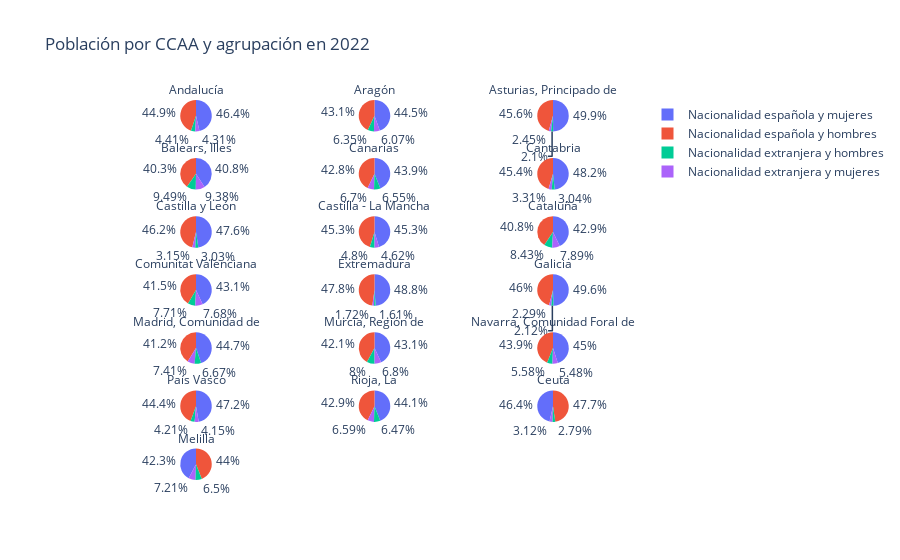

The code cell stored with this chart in its notebook:
### Code cell
spanish_population_per_ccaa_small_multiple_pies(n_cols = 3)

### Figure 1 — Plotly figure (JSON) as saved in the notebook; plotly's stock layout.template omitted (floating-point values rounded to 4 significant figures)
{"data": [{"domain": {"x": [0, 0.32], "y": [0.9171, 1]}, "hovertemplate": "Comunidades y Ciudades Autónomas=Andalucía<br>Agrupación=%{label}<br>Total=%{value}<extra></extra>", "labels": ["Nacionalidad española y hombres", "Nacionalidad española y mujeres", "Nacionalidad extranjera y hombres", "Nacionalidad extranjera y mujeres"], "legendgroup": "", "name": "", "showlegend": true, "type": "pie", "values": [3812505, 3946304, 375090, 366288]}, {"domain": {"x": [0.34, 0.66], "y": [0.9171, 1]}, "hovertemplate": "Comunidades y Ciudades Autónomas=Aragón<br>Agrupación=%{label}<br>Total=%{value}<extra></extra>", "labels": ["Nacionalidad española y hombres", "Nacionalidad española y mujeres", "Nacionalidad extranjera y hombres", "Nacionalidad extranjera y mujeres"], "legendgroup": "", "name": "", "showlegend": true, "type": "pie", "values": [571243, 590310, 84233, 80529]}, {"domain": {"x": [0.68, 1.0], "y": [0.9171, 1]}, "hovertemplate": "Comunidades y Ciudades Autónomas=Asturias, Principado de<br>Agrupación=%{label}<br>Total=%{value}<extra></extra>", "labels": ["Nacionalidad española y hombres", "Nacionalidad española y mujeres", "Nacionalidad extranjera y hombres", "Nacionalidad extranjera y mujeres"], "legendgroup": "", "name": "", "showlegend": true, "type": "pie", "values": [458084, 500972, 21050, 24580]}, {"domain": {"x": [0, 0.32], "y": [0.7643, 0.8471]}, "hovertemplate": "Comunidades y Ciudades Autónomas=Balears, Illes<br>Agrupación=%{label}<br>Total=%{value}<extra></extra>", "labels": ["Nacionalidad española y hombres", "Nacionalidad española y mujeres", "Nacionalidad extranjera y hombres", "Nacionalidad extranjera y mujeres"], "legendgroup": "", "name": "", "showlegend": true, "type": "pie", "values": [474021, 480621, 111675, 110342]}, {"domain": {"x": [0.34, 0.66], "y": [0.7643, 0.8471]}, "hovertemplate": "Comunidades y Ciudades Autónomas=Canarias<br>Agrupación=%{label}<br>Total=%{value}<extra></extra>", "labels": ["Nacionalidad española y hombres", "Nacionalidad española y mujeres", "Nacionalidad extranjera y hombres", "Nacionalidad extranjera y mujeres"], "legendgroup": "", "name": "", "showlegend": true, "type": "pie", "values": [932850, 956362, 142565, 145924]}, {"domain": {"x": [0.68, 1.0], "y": [0.7643, 0.8471]}, "hovertemplate": "Comunidades y Ciudades Autónomas=Cantabria<br>Agrupación=%{label}<br>Total=%{value}<extra></extra>", "labels": ["Nacionalidad española y hombres", "Nacionalidad española y mujeres", "Nacionalidad extranjera y hombres", "Nacionalidad extranjera y mujeres"], "legendgroup": "", "name": "", "showlegend": true, "type": "pie", "values": [265907, 282292, 17811, 19392]}, {"domain": {"x": [0, 0.32], "y": [0.6114, 0.6943]}, "hovertemplate": "Comunidades y Ciudades Autónomas=Castilla y León<br>Agrupación=%{label}<br>Total=%{value}<extra></extra>", "labels": ["Nacionalidad española y hombres", "Nacionalidad española y mujeres", "Nacionalidad extranjera y hombres", "Nacionalidad extranjera y mujeres"], "legendgroup": "", "name": "", "showlegend": true, "type": "pie", "values": [1095881, 1130104, 72002, 74653]}, {"domain": {"x": [0.34, 0.66], "y": [0.6114, 0.6943]}, "hovertemplate": "Comunidades y Ciudades Autónomas=Castilla - La Mancha<br>Agrupación=%{label}<br>Total=%{value}<extra></extra>", "labels": ["Nacionalidad española y hombres", "Nacionalidad española y mujeres", "Nacionalidad extranjera y hombres", "Nacionalidad extranjera y mujeres"], "legendgroup": "", "name": "", "showlegend": true, "type": "pie", "values": [929397, 930456, 98606, 94869]}, {"domain": {"x": [0.68, 1.0], "y": [0.6114, 0.6943]}, "hovertemplate": "Comunidades y Ciudades Autónomas=Cataluña<br>Agrupación=%{label}<br>Total=%{value}<extra></extra>", "labels": ["Nacionalidad española y hombres", "Nacionalidad española y mujeres", "Nacionalidad extranjera y hombres", "Nacionalidad extranjera y mujeres"], "legendgroup": "", "name": "", "showlegend": true, "type": "pie", "values": [3176747, 3344054, 657039, 614771]}, {"domain": {"x": [0, 0.32], "y": [0.4586, 0.5414]}, "hovertemplate": "Comunidades y Ciudades Autónomas=Comunitat Valenciana<br>Agrupación=%{label}<br>Total=%{value}<extra></extra>", "labels": ["Nacionalidad española y hombres", "Nacionalidad española y mujeres", "Nacionalidad extranjera y hombres", "Nacionalidad extranjera y mujeres"], "legendgroup": "", "name": "", "showlegend": true, "type": "pie", "values": [2117021, 2196477, 392940, 391529]}, {"domain": {"x": [0.34, 0.66], "y": [0.4586, 0.5414]}, "hovertemplate": "Comunidades y Ciudades Autónomas=Extremadura<br>Agrupación=%{label}<br>Total=%{value}<extra></extra>", "labels": ["Nacionalidad española y hombres", "Nacionalidad española y mujeres", "Nacionalidad extranjera y hombres", "Nacionalidad extranjera y mujeres"], "legendgroup": "", "name": "", "showlegend": true, "type": "pie", "values": [504519, 515119, 16944, 18194]}, {"domain": {"x": [0.68, 1.0], "y": [0.4586, 0.5414]}, "hovertemplate": "Comunidades y Ciudades Autónomas=Galicia<br>Agrupación=%{label}<br>Total=%{value}<extra></extra>", "labels": ["Nacionalidad española y hombres", "Nacionalidad española y mujeres", "Nacionalidad extranjera y hombres", "Nacionalidad extranjera y mujeres"], "legendgroup": "", "name": "", "showlegend": true, "type": "pie", "values": [1237678, 1334046, 57030, 61710]}, {"domain": {"x": [0, 0.32], "y": [0.3057, 0.3886]}, "hovertemplate": "Comunidades y Ciudades Autónomas=Madrid, Comunidad de<br>Agrupación=%{label}<br>Total=%{value}<extra></extra>", "labels": ["Nacionalidad española y hombres", "Nacionalidad española y mujeres", "Nacionalidad extranjera y hombres", "Nacionalidad extranjera y mujeres"], "legendgroup": "", "name": "", "showlegend": true, "type": "pie", "values": [2780057, 3020310, 450097, 499872]}, {"domain": {"x": [0.34, 0.66], "y": [0.3057, 0.3886]}, "hovertemplate": "Comunidades y Ciudades Autónomas=Murcia, Región de<br>Agrupación=%{label}<br>Total=%{value}<extra></extra>", "labels": ["Nacionalidad española y hombres", "Nacionalidad española y mujeres", "Nacionalidad extranjera y hombres", "Nacionalidad extranjera y mujeres"], "legendgroup": "", "name": "", "showlegend": true, "type": "pie", "values": [644830, 660283, 122578, 104187]}, {"domain": {"x": [0.68, 1.0], "y": [0.3057, 0.3886]}, "hovertemplate": "Comunidades y Ciudades Autónomas=Navarra, Comunidad Foral de<br>Agrupación=%{label}<br>Total=%{value}<extra></extra>", "labels": ["Nacionalidad española y hombres", "Nacionalidad española y mujeres", "Nacionalidad extranjera y hombres", "Nacionalidad extranjera y mujeres"], "legendgroup": "", "name": "", "showlegend": true, "type": "pie", "values": [291531, 299111, 37089, 36386]}, {"domain": {"x": [0, 0.32], "y": [0.1529, 0.2357]}, "hovertemplate": "Comunidades y Ciudades Autónomas=País Vasco<br>Agrupación=%{label}<br>Total=%{value}<extra></extra>", "labels": ["Nacionalidad española y hombres", "Nacionalidad española y mujeres", "Nacionalidad extranjera y hombres", "Nacionalidad extranjera y mujeres"], "legendgroup": "", "name": "", "showlegend": true, "type": "pie", "values": [980673, 1042884, 92920, 91697]}, {"domain": {"x": [0.34, 0.66], "y": [0.1529, 0.2357]}, "hovertemplate": "Comunidades y Ciudades Autónomas=Rioja, La<br>Agrupación=%{label}<br>Total=%{value}<extra></extra>", "labels": ["Nacionalidad española y hombres", "Nacionalidad española y mujeres", "Nacionalidad extranjera y hombres", "Nacionalidad extranjera y mujeres"], "legendgroup": "", "name": "", "showlegend": true, "type": "pie", "values": [137163, 140974, 20688, 21067]}, {"domain": {"x": [0.68, 1.0], "y": [0.1529, 0.2357]}, "hovertemplate": "Comunidades y Ciudades Autónomas=Ceuta<br>Agrupación=%{label}<br>Total=%{value}<extra></extra>", "labels": ["Nacionalidad española y hombres", "Nacionalidad española y mujeres", "Nacionalidad extranjera y hombres", "Nacionalidad extranjera y mujeres"], "legendgroup": "", "name": "", "showlegend": true, "type": "pie", "values": [39607, 38600, 2320, 2590]}, {"domain": {"x": [0, 0.32], "y": [0, 0.08286]}, "hovertemplate": "Comunidades y Ciudades Autónomas=Melilla<br>Agrupación=%{label}<br>Total=%{value}<extra></extra>", "labels": ["Nacionalidad española y hombres", "Nacionalidad española y mujeres", "Nacionalidad extranjera y hombres", "Nacionalidad extranjera y mujeres"], "legendgroup": "", "name": "", "showlegend": true, "type": "pie", "values": [37453, 36042, 5537, 6138]}], "layout": {"annotations": [{"font": {}, "showarrow": false, "text": "Melilla", "x": 0.16, "xanchor": "center", "xref": "paper", "y": 0.08286, "yanchor": "bottom", "yref": "paper"}, {"font": {}, "showarrow": false, "text": "País Vasco", "x": 0.16, "xanchor": "center", "xref": "paper", "y": 0.2357, "yanchor": "bottom", "yref": "paper"}, {"font": {}, "showarrow": false, "text": "Rioja, La", "x": 0.5, "xanchor": "center", "xref": "paper", "y": 0.2357, "yanchor": "bottom", "yref": "paper"}, {"font": {}, "showarrow": false, "text": "Ceuta", "x": 0.84, "xanchor": "center", "xref": "paper", "y": 0.2357, "yanchor": "bottom", "yref": "paper"}, {"font": {}, "showarrow": false, "text": "Madrid, Comunidad de", "x": 0.16, "xanchor": "center", "xref": "paper", "y": 0.3886, "yanchor": "bottom", "yref": "paper"}, {"font": {}, "showarrow": false, "text": "Murcia, Región de", "x": 0.5, "xanchor": "center", "xref": "paper", "y": 0.3886, "yanchor": "bottom", "yref": "paper"}, {"font": {}, "showarrow": false, "text": "Navarra, Comunidad Foral de", "x": 0.84, "xanchor": "center", "xref": "paper", "y": 0.3886, "yanchor": "bottom", "yref": "paper"}, {"font": {}, "showarrow": false, "text": "Comunitat Valenciana", "x": 0.16, "xanchor": "center", "xref": "paper", "y": 0.5414, "yanchor": "bottom", "yref": "paper"}, {"font": {}, "showarrow": false, "text": "Extremadura", "x": 0.5, "xanchor": "center", "xref": "paper", "y": 0.5414, "yanchor": "bottom", "yref": "paper"}, {"font": {}, "showarrow": false, "text": "Galicia", "x": 0.84, "xanchor": "center", "xref": "paper", "y": 0.5414, "yanchor": "bottom", "yref": "paper"}, {"font": {}, "showarrow": false, "text": "Castilla y León", "x": 0.16, "xanchor": "center", "xref": "paper", "y": 0.6943, "yanchor": "bottom", "yref": "paper"}, {"font": {}, "showarrow": false, "text": "Castilla - La Mancha", "x": 0.5, "xanchor": "center", "xref": "paper", "y": 0.6943, "yanchor": "bottom", "yref": "paper"}, {"font": {}, "showarrow": false, "text": "Cataluña", "x": 0.84, "xanchor": "center", "xref": "paper", "y": 0.6943, "yanchor": "bottom", "yref": "paper"}, {"font": {}, "showarrow": false, "text": "Balears, Illes", "x": 0.16, "xanchor": "center", "xref": "paper", "y": 0.8471, "yanchor": "bottom", "yref": "paper"}, {"font": {}, "showarrow": false, "text": "Canarias", "x": 0.5, "xanchor": "center", "xref": "paper", "y": 0.8471, "yanchor": "bottom", "yref": "paper"}, {"font": {}, "showarrow": false, "text": "Cantabria", "x": 0.84, "xanchor": "center", "xref": "paper", "y": 0.8471, "yanchor": "bottom", "yref": "paper"}, {"font": {}, "showarrow": false, "text": "Andalucía", "x": 0.16, "xanchor": "center", "xref": "paper", "y": 1, "yanchor": "bottom", "yref": "paper"}, {"font": {}, "showarrow": false, "text": "Aragón", "x": 0.5, "xanchor": "center", "xref": "paper", "y": 1, "yanchor": "bottom", "yref": "paper"}, {"font": {}, "showarrow": false, "text": "Asturias, Principado de", "x": 0.84, "xanchor": "center", "xref": "paper", "y": 1, "yanchor": "bottom", "yref": "paper"}], "legend": {"tracegroupgap": 0}, "title": {"text": "Población por CCAA y agrupación en 2022"}}}
